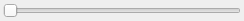
<?xml version="1.0" encoding="UTF-8"?>
<ui version="4.0">
 <class>IPoiPropSetup</class>
 <widget class="QWidget" name="IPoiPropSetup">
  <property name="geometry">
   <rect>
    <x>0</x>
    <y>0</y>
    <width>244</width>
    <height>21</height>
   </rect>
  </property>
  <property name="windowTitle">
   <string>Form</string>
  </property>
  <layout class="QVBoxLayout" name="verticalLayout">
   <property name="spacing">
    <number>3</number>
   </property>
   <property name="leftMargin">
    <number>3</number>
   </property>
   <property name="topMargin">
    <number>3</number>
   </property>
   <property name="rightMargin">
    <number>3</number>
   </property>
   <property name="bottomMargin">
    <number>3</number>
   </property>
   <item>
    <widget class="QSlider" name="sliderOpacity">
     <property name="toolTip">
      <string>&lt;html&gt;&lt;head/&gt;&lt;body&gt;&lt;p&gt;Change opacity of map&lt;/p&gt;&lt;/body&gt;&lt;/html&gt;</string>
     </property>
     <property name="orientation">
      <enum>Qt::Horizontal</enum>
     </property>
    </widget>
   </item>
  </layout>
 </widget>
 <resources/>
 <connections/>
</ui>
